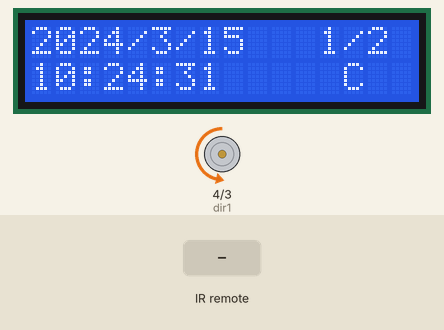
The sketch below on a simulated Arduino Leonardo, built with avr-gcc and run on an emulated ATmega32U4. Shown: 16×2 character LCD, motor-driver pin pairs drawn as motors (green arrow = first pin HIGH = forward, orange = second pin HIGH = backward, longer = more drive, scaled by the enable pin). The test bench sets the inputs (shaded band). The local clock reads 2024-03-15 10:24:30 at power-on unless the sketch sets it.

Above: at 1.7 s.
1.8 s: infrared code 0xFF22DD received
At 2.9 s:
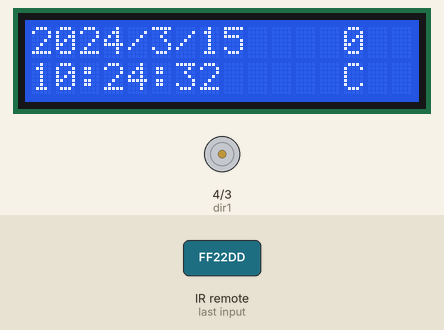
4.8 s: infrared code 0xFF02FD received
At 5.6 s:
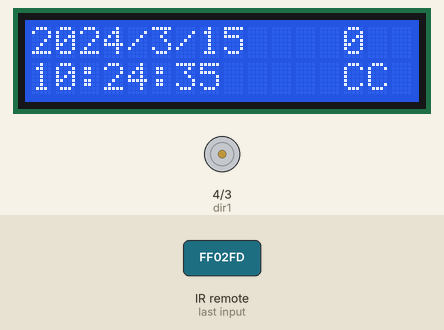
7.8 s: infrared code 0xFFC23D received
At 8.9 s:
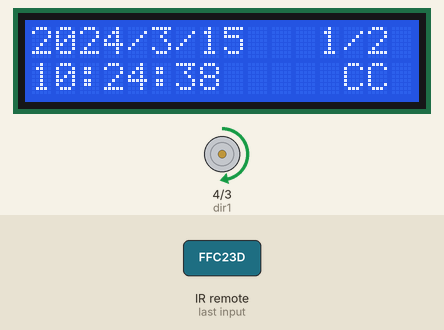
10.8 s: infrared code 0xFFC23D received
At 11.4 s:
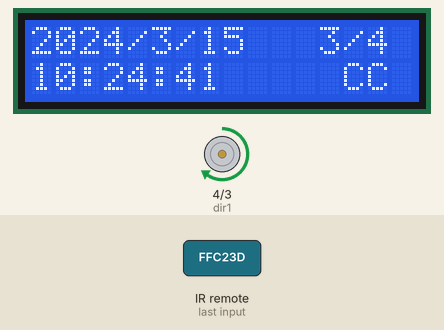
13.8 s: infrared code 0xFFC23D received
At 14.8 s:
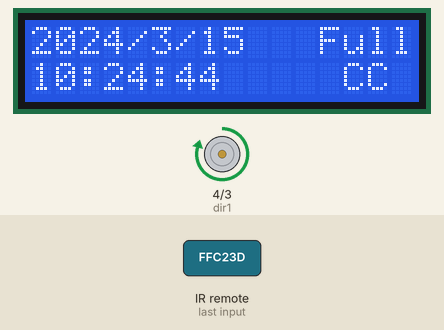
16.8 s: infrared code 0xFF22DD received
At 16.98 s:
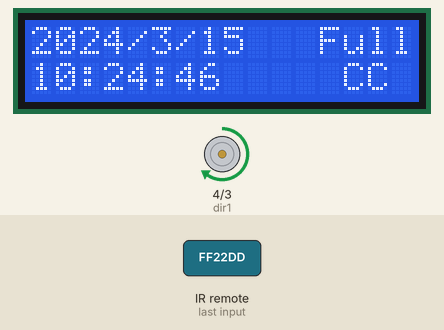
Timing chart, 0 to 19.6 s (numbered marks = the images above; inputs shaded):
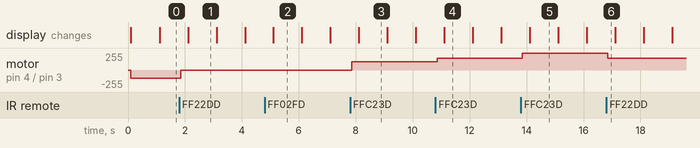

The sketch:

lab3.ino
```cpp
int speedPin=5;
int dir1=4;
int dir2=3;
int mSpeed=125;
String speed_str = " 1/2 ";
String dir_str = "   C  ";

const int INTERRUPT_PIN = 2;

// Date and time functions using a DS1307 RTC connected via I2C and Wire lib
#include <Wire.h>
#include "RTClib.h"
#include <LiquidCrystal.h>
#include <TimerOne.h>
#include <IRremote.h> //Make sure to install the library

RTC_DS1307 rtc;
DateTime now;
DateTime last;

// initialize the library with the numbers of the interface pins
LiquidCrystal lcd(7, 8, 9, 10, 11, 12);

// Configure IR remote
int IRpin=19;
IRrecv IR(IRpin);
decode_results cmd;
String myCom;

void setup() {
  // put your setup code here, to run once:
  digitalWrite(dir1,LOW);
  digitalWrite(dir2,HIGH);
  delay(25);

  // set up the LCD's number of columns and rows:
  lcd.begin(16, 2);

  // enable IR
  IR.enableIRIn();

  attachInterrupt(0,buttonPressed,RISING);

  pinMode(speedPin,OUTPUT);
  pinMode(dir1,OUTPUT);
  pinMode(dir2,OUTPUT);

  while (!Serial); // for Leonardo/Micro/Zero
   Serial.begin(9600);
   if (! rtc.begin()) {
     Serial.println("Couldn't find RTC");
     while (1);
   }

 //Set date
 //rtc.adjust(DateTime(2021, 4, 18, 16, 00, 0));

 if (! rtc.isrunning()) {
   Serial.println("RTC is NOT running!");
   // following line sets the RTC to the date & time this sketch was compiled
   // This line sets the RTC with an explicit date & time, for example to set
   // January 21, 2014 at 3am you would call:
   // rtc.adjust(DateTime(2014, 1, 21, 3, 0, 0));
 }
  analogWrite(speedPin,mSpeed); // write any speed updates
  DateTime now = rtc.now();
  last = now;

  Timer1.initialize(1000000); // every 1 second
  Timer1.attachInterrupt(update_lcd);

}

void loop() {

  while (IR.decode(&cmd)==0){
    delay(10);
    if (digitalRead(dir1) == HIGH) {
      dir_str = "   CC ";
    }
    else {
      dir_str = "   C  ";
    }

    DateTime now = rtc.now();
    last = now;
  }
  delay(50);
  IR.resume();

  if (cmd.value==0xFF22DD){ // Slow down
    if (mSpeed == 250) {
      mSpeed = 175;
    }
    else if (mSpeed == 175) {
      mSpeed = 125;
    }
    else {
      mSpeed = 0;
    }
  }


  if (cmd.value==0xFF02FD){ // Change direction
    digitalWrite(dir1,!(digitalRead(dir1)));
    digitalWrite(dir2,!(digitalRead(dir2)));
  }


  if (cmd.value==0xFFC23D){ // Speed up
    if (mSpeed == 0) {
      mSpeed = 125;
    }
    else if (mSpeed == 125) {
      mSpeed = 175;
    }
    else {
      mSpeed = 250;
    }
  }

  analogWrite(speedPin,mSpeed); // write any speed updates

  if (mSpeed == 250) {
    speed_str = " Full";
  }
  else if (mSpeed == 125) {
    speed_str = " 1/2 ";
  }
  else if (mSpeed == 175) {
    speed_str = " 3/4 ";
  }
  else {
    speed_str = "  0  ";
  }


}

void buttonPressed() {
  digitalWrite(dir1,!(digitalRead(dir1)));
  digitalWrite(dir2,!(digitalRead(dir2)));
  }

void update_lcd() {
  lcd.clear();
  lcd.setCursor(0, 0);

  lcd.print(last.year());
  lcd.print('/');
  lcd.print(last.month());
  lcd.print('/');
  lcd.print(last.day(), DEC);
  lcd.print("  ");
  lcd.print(speed_str);

  lcd.setCursor(0, 1);
  lcd.print(last.hour(), DEC);
  lcd.print(':');
  lcd.print(last.minute(), DEC);
  lcd.print(':');
  lcd.print(last.second(), DEC);
  lcd.print("  ");
  lcd.print(dir_str);
}
```

Measured:
- after the input at 1.8 s, motor on pin 4 (dir1) / pin 3 (dir2): backward 125/255 → stopped after 0.05 s; the display: changes after 0.31 s (image 1)
- after the input at 4.8 s, the display: changes after 0.31 s (image 2)
- after the input at 7.8 s, motor on pin 4 (dir1) / pin 3 (dir2): stopped → forward 125/255 after 0.05 s; the display: changes after 0.31 s (image 3)
- after the input at 10.8 s, motor on pin 4 (dir1) / pin 3 (dir2): forward 125/255 → forward 175/255 after 0.05 s
- after the input at 13.8 s, motor on pin 4 (dir1) / pin 3 (dir2): forward 175/255 → forward 250/255 after 0.05 s; the display: changes after 0.31 s (image 5)
- after the input at 16.8 s, motor on pin 4 (dir1) / pin 3 (dir2): forward 250/255 → forward 175/255 after 0.05 s
- what the display in image 1 shows lasts 1.0 s, from 2.1 s to 3.1 s
